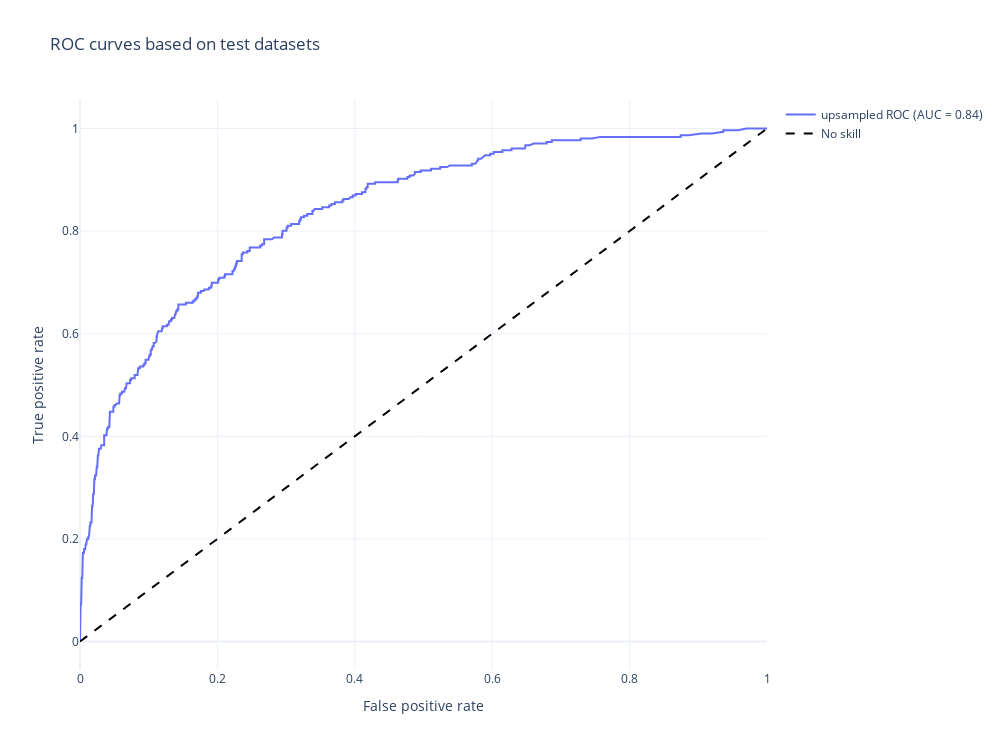

The notebook cell saved with this chart:
### Markdown cell above
И посмотрим на ее метрики.

### Code cell
print('Test f1 score:', round(f1_test, 4))
print('Test ROC AUC:', round(roc_auc_test, 4))
fig = plot_roc_auc(data_splits, models, 'test', 'ROC curves based on test datasets', 'upsampled')
fig.show()

### Figure 1 — Plotly figure (JSON) as saved in the notebook; plotly's stock layout.template omitted (floating-point values rounded to 4 significant figures; data arrays with more than 128 entries replaced by an {"elided": "..."} marker saying what was removed)
{"data": [{"mode": "lines", "name": "upsampled ROC (AUC = 0.84)", "type": "scatter", "x": {"elided": "420 float values"}, "y": {"elided": "420 float values"}}, {"line": {"color": "black", "dash": "dash"}, "mode": "lines", "name": "No skill", "type": "scatter", "x": [0, 1], "y": [0, 1]}], "layout": {"height": 750, "title": {"text": "ROC curves based on test datasets"}, "width": 1000, "xaxis": {"title": {"text": "False positive rate"}}, "yaxis": {"title": {"text": "True positive rate"}}}}
